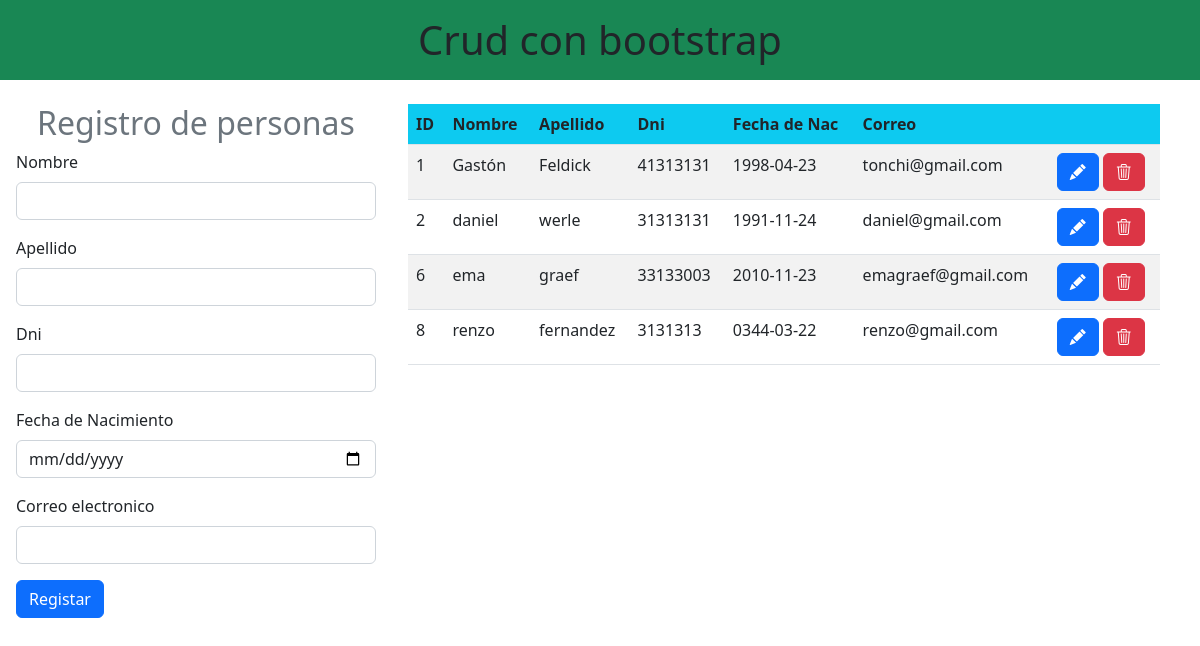
The page / on the database its author committed.
### tables this page shows
CREATE TABLE `clientes` (
  `ID` int(30) NOT NULL,
  `nombre` varchar(40) NOT NULL,
  `apellido` varchar(40) NOT NULL,
  `dni` varchar(9) NOT NULL,
  `fecha_nac` date NOT NULL,
  `correo` varchar(30) NOT NULL
);

### index.php (the view, shortened to what this page needs)
<!DOCTYPE html>
<html lang="en">
<head>
    <link rel="stylesheet" href="https://cdn.jsdelivr.net/npm/bootstrap-icons@1.9.1/font/bootstrap-icons.css">
    <link href="https://cdn.jsdelivr.net/npm/bootstrap@5.2.1/dist/css/bootstrap.min.css" rel="stylesheet">
</head>
<body>
    <h1 class="text-center p-3 bg-success"> Crud con bootstrap </h1>
    <div class="container-fluid row">
        <form class="col-4 p-3" method="POST">
            <h2 class="text-center text-secondary">Registro de personas</h2>
            <div class="mb-3">
                <label for="exampleInputEmail1" class="form-label">Nombre</label>
                <input type="text" class="form-control" name="nombre">
            </div>
            <div class="mb-3">
                <label for="exampleInputEmail1" class="form-label">Apellido</label>
                <input type="text" class="form-control" name="apellido">
            </div>
            <div class="mb-3">
                <label for="exampleInputEmail1" class="form-label">Dni</label>
                <input type="text" class="form-control" name="dni" >
            </div>
            <div class="mb-3">
                <label for="exampleInputEmail1" class="form-label">Fecha de Nacimiento</label>
                <input type="date" class="form-control" name="fechaNacimiento">
            </div>
            <div class="mb-3">
                <label for="exampleInputEmail1" class="form-label">Correo electronico</label>
                <input type="email" class="form-control" name="correo">
            </div>
            <button type="submit" class="btn btn-primary" name="btnregistrar" value="ok">Registar</button>
        </form>
        <div class="col-8 p-3">
            <table class="table table-striped table-hover">
                <thead class="bg-info">
                    <tr>
                    <th scope="col">ID</th>
                    <th scope="col">Nombre</th>
                    <th scope="col">Apellido</th>
                    <th scope="col">Dni</th>
                    <th scope="col">Fecha de Nac</th>
                    <th scope="col">Correo</th>
                    <th scope="col"></th>
                    </tr>
                </thead>
                <tbody>
                    <?php
                        include "conexiondb.php";
                        $sql=$conexion->query("select * from clientes");
                        while($datos=$sql->fetch_object()){?>
                            <tr>
                                <td><?= $datos->ID ?></td>
                                <td><?= $datos->nombre ?></td>
                                <td><?= $datos->apellido ?></td>
                                <td><?= $datos->dni ?></td>
                                <td><?= $datos->fecha_nac ?></td>
                                <td><?= $datos->correo ?></td>
                                <td>
                                    <a href="modificar.php?id=<?=$datos->ID?>" class="btn btn-primary"><i class="bi bi-pencil-fill"></i></a>
                                    <a href="eliminar.php?id=<?=$datos->ID?>" class="btn btn-small btn-danger" name="btn-eliminar"> <i class="bi bi-trash3" ></i></a>
                                </td>
                            </tr>
                        <?php
                        }
                    ?>
                </tbody>
            </table>
        </div>
    </div>
</body>
</html>

### rows shown on the page
clientes: ID "1", nombre "Gastón", apellido "Feldick", dni "41313131", fecha_nac "1998-04-23", correo "tonchi@gmail.com"
clientes: ID "2", nombre "daniel", apellido "werle", dni "31313131", fecha_nac "1991-11-24", correo "daniel@gmail.com"
clientes: ID "6", nombre "ema", apellido "graef", dni "33133003", fecha_nac "2010-11-23", correo "emagraef@gmail.com"
clientes: ID "8", nombre "renzo", apellido "fernandez", dni "3131313", fecha_nac "0344-03-22", correo "renzo@gmail.com"
